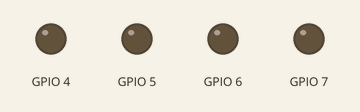
This program was run on a simulated ESP32-S3. On the bench: output pins drawn as LEDs (lit = HIGH).

Above: at 0.05 s.
At 0.35 s:
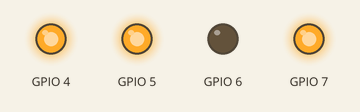
At 0.75 s:
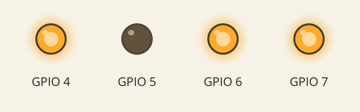
At 1.45 s:
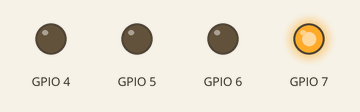
At 2.15 s:
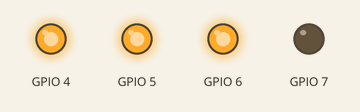
At 2.85 s:
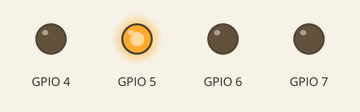
Timing chart, 0 to 3.1 s (numbered marks = the images above):
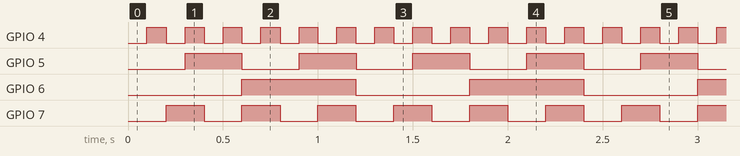

Measured:
- by itself, GPIO 4: alternates HIGH for 0.10 s and LOW for 0.10 s
- by itself, GPIO 5: alternates HIGH for 0.30 s and LOW for 0.30 s
- by itself, GPIO 6: alternates HIGH for 0.60 s and LOW for 0.60 s
- by itself, GPIO 7: alternates HIGH for 0.20 s and LOW for 0.20 s

The program:

main.cpp
```cpp
#include <Arduino.h>
#include "led.h"

Led ledAmarelo1(4);
Led ledAmarelo2(5);
Led ledAmarelo3(6);
Led ledAmarelo4(7);


void setup()
{
  ledAmarelo1.iniciar();
  ledAmarelo2.iniciar();
  ledAmarelo3.iniciar();
  ledAmarelo4.iniciar();

  ledAmarelo1.ativarPiscar(100);
  ledAmarelo2.ativarPiscar(300);
  ledAmarelo3.ativarPiscar(600);
  ledAmarelo4.ativarPiscar(200);
}

void loop()
{
  ledAmarelo1.atualizar();
  ledAmarelo2.atualizar();
  ledAmarelo3.atualizar();
  ledAmarelo4.atualizar();

}
```

led.h
```cpp
//! include/led.h

#ifndef LED_H
#define LED_H

#include <Arduino.h>

class Led
{
   private:

   uint8_t _pinoLed;
   bool _estadoLed = 0;
   bool _estaPiscando = 0;
   uint32_t _tempoAnteriorAcionamento_ms = 0;
   uint32_t _intervaloPiscar_ms = 1000;


   public:

   Led(uint8_t pino);

   void iniciar();
   void atualizar();
   void ligar();
   void desligar();
   void ativarPiscar(uint32_t tempo_ms);
   void desativarPiscar();
   void alternar();

   uint8_t getPinoLed();
   void setEstadoLed(bool estadoLed);
   bool getEstadoLed();

};


#endif
```

led.cpp
```cpp
//! src/led.cpp

#include "led.h"

Led::Led(uint8_t pino)
{
    _pinoLed = pino;
}

void Led::iniciar()
{
    pinMode(_pinoLed, OUTPUT);
    digitalWrite(_pinoLed, LOW);
}

void Led::atualizar()

{


    if (_estaPiscando)

    {
        const uint32_t tempoDecorrido = millis() - _tempoAnteriorAcionamento_ms;

        if (tempoDecorrido >= _intervaloPiscar_ms)
        {
            _tempoAnteriorAcionamento_ms = millis();
            alternar();
        }
    }
    digitalWrite(_pinoLed, _estadoLed);
}

void Led::ligar()
{
    _estadoLed = HIGH;
}

void Led::desligar()
{
    _estadoLed = LOW;
}

void Led::ativarPiscar(uint32_t tempo_ms)
{
    _estaPiscando = HIGH;
    _intervaloPiscar_ms = tempo_ms;
}

void Led::desativarPiscar()
{
    _estaPiscando = LOW;
    _estadoLed = LOW;
}

void Led::alternar()
{

    _estadoLed = !_estadoLed;
}

uint8_t Led :: getPinoLed()
  {
    return _pinoLed;
  }

void Led :: setEstadoLed(bool estadoLed)
  {
    _estadoLed = estadoLed;
  }

bool Led :: getEstadoLed()
{
    return _estadoLed;
}
```
